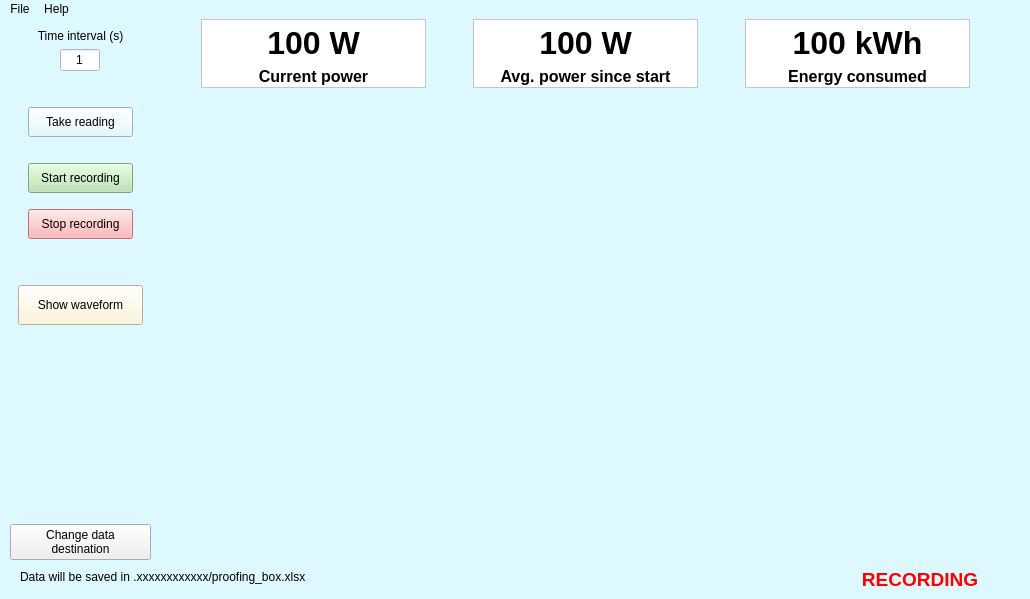
<?xml version="1.0" encoding="UTF-8"?>
<ui version="4.0">
 <class>MainWindow</class>
 <widget class="QMainWindow" name="MainWindow">
  <property name="geometry">
   <rect>
    <x>0</x>
    <y>0</y>
    <width>1030</width>
    <height>599</height>
   </rect>
  </property>
  <property name="windowTitle">
   <string>Energy meter</string>
  </property>
  <property name="styleSheet">
   <string notr="true">background-color: rgb(222, 248, 255);</string>
  </property>
  <widget class="QWidget" name="centralwidget">
   <widget class="QLabel" name="rec_label">
    <property name="geometry">
     <rect>
      <x>820</x>
      <y>550</y>
      <width>200</width>
      <height>21</height>
     </rect>
    </property>
    <property name="minimumSize">
     <size>
      <width>100</width>
      <height>0</height>
     </size>
    </property>
    <property name="font">
     <font>
      <pointsize>14</pointsize>
      <bold>true</bold>
     </font>
    </property>
    <property name="styleSheet">
     <string notr="true">color: rgb(255, 0, 0);</string>
    </property>
    <property name="text">
     <string>RECORDING</string>
    </property>
    <property name="alignment">
     <set>Qt::AlignCenter</set>
    </property>
   </widget>
   <widget class="QWidget" name="verticalLayoutWidget_2">
    <property name="geometry">
     <rect>
      <x>160</x>
      <y>0</y>
      <width>851</width>
      <height>541</height>
     </rect>
    </property>
    <layout class="QVBoxLayout" name="main_verticalLayout">
     <item>
      <layout class="QHBoxLayout" name="readout_horizontalLayout">
       <item>
        <widget class="QFrame" name="current_power_frame">
         <property name="sizePolicy">
          <sizepolicy hsizetype="Fixed" vsizetype="Fixed">
           <horstretch>0</horstretch>
           <verstretch>0</verstretch>
          </sizepolicy>
         </property>
         <property name="minimumSize">
          <size>
           <width>225</width>
           <height>60</height>
          </size>
         </property>
         <property name="maximumSize">
          <size>
           <width>150</width>
           <height>16777215</height>
          </size>
         </property>
         <property name="styleSheet">
          <string notr="true">background-color: rgb(255, 255, 255);</string>
         </property>
         <property name="frameShape">
          <enum>QFrame::Shape::StyledPanel</enum>
         </property>
         <property name="frameShadow">
          <enum>QFrame::Shadow::Raised</enum>
         </property>
         <layout class="QVBoxLayout" name="verticalLayout_8">
          <property name="leftMargin">
           <number>5</number>
          </property>
          <property name="topMargin">
           <number>5</number>
          </property>
          <property name="rightMargin">
           <number>5</number>
          </property>
          <property name="bottomMargin">
           <number>1</number>
          </property>
          <item>
           <layout class="QVBoxLayout" name="currPow_verticalLayout">
            <property name="spacing">
             <number>6</number>
            </property>
            <item>
             <widget class="QLabel" name="currentPower">
              <property name="font">
               <font>
                <family>Arial</family>
                <pointsize>24</pointsize>
                <bold>true</bold>
               </font>
              </property>
              <property name="text">
               <string>100 W</string>
              </property>
              <property name="alignment">
               <set>Qt::AlignCenter</set>
              </property>
             </widget>
            </item>
            <item>
             <widget class="QLabel" name="label_4">
              <property name="font">
               <font>
                <pointsize>12</pointsize>
                <bold>true</bold>
               </font>
              </property>
              <property name="text">
               <string>Current power</string>
              </property>
              <property name="alignment">
               <set>Qt::AlignCenter</set>
              </property>
             </widget>
            </item>
           </layout>
          </item>
         </layout>
        </widget>
       </item>
       <item>
        <widget class="QFrame" name="avg_power_frame">
         <property name="sizePolicy">
          <sizepolicy hsizetype="Fixed" vsizetype="Fixed">
           <horstretch>0</horstretch>
           <verstretch>0</verstretch>
          </sizepolicy>
         </property>
         <property name="minimumSize">
          <size>
           <width>225</width>
           <height>60</height>
          </size>
         </property>
         <property name="maximumSize">
          <size>
           <width>150</width>
           <height>16777215</height>
          </size>
         </property>
         <property name="styleSheet">
          <string notr="true">background-color: rgb(255, 255, 255);</string>
         </property>
         <property name="frameShape">
          <enum>QFrame::Shape::StyledPanel</enum>
         </property>
         <property name="frameShadow">
          <enum>QFrame::Shadow::Raised</enum>
         </property>
         <layout class="QVBoxLayout" name="verticalLayout_9">
          <property name="leftMargin">
           <number>5</number>
          </property>
          <property name="topMargin">
           <number>5</number>
          </property>
          <property name="rightMargin">
           <number>5</number>
          </property>
          <property name="bottomMargin">
           <number>1</number>
          </property>
          <item>
           <layout class="QVBoxLayout" name="avg_power_verticalLayout">
            <property name="spacing">
             <number>6</number>
            </property>
            <item>
             <widget class="QLabel" name="avgPower">
              <property name="font">
               <font>
                <family>Arial</family>
                <pointsize>24</pointsize>
                <bold>true</bold>
               </font>
              </property>
              <property name="text">
               <string>100 W</string>
              </property>
              <property name="alignment">
               <set>Qt::AlignCenter</set>
              </property>
             </widget>
            </item>
            <item>
             <widget class="QLabel" name="avg_Power_label">
              <property name="font">
               <font>
                <pointsize>12</pointsize>
                <bold>true</bold>
               </font>
              </property>
              <property name="text">
               <string>Avg. power since start</string>
              </property>
              <property name="alignment">
               <set>Qt::AlignCenter</set>
              </property>
             </widget>
            </item>
           </layout>
          </item>
         </layout>
        </widget>
       </item>
       <item>
        <widget class="QFrame" name="kWh_frame">
         <property name="sizePolicy">
          <sizepolicy hsizetype="Fixed" vsizetype="Fixed">
           <horstretch>0</horstretch>
           <verstretch>0</verstretch>
          </sizepolicy>
         </property>
         <property name="minimumSize">
          <size>
           <width>225</width>
           <height>60</height>
          </size>
         </property>
         <property name="maximumSize">
          <size>
           <width>150</width>
           <height>16777215</height>
          </size>
         </property>
         <property name="styleSheet">
          <string notr="true">background-color: rgb(255, 255, 255);</string>
         </property>
         <property name="frameShape">
          <enum>QFrame::Shape::StyledPanel</enum>
         </property>
         <property name="frameShadow">
          <enum>QFrame::Shadow::Raised</enum>
         </property>
         <layout class="QVBoxLayout" name="verticalLayout_10">
          <property name="leftMargin">
           <number>5</number>
          </property>
          <property name="topMargin">
           <number>5</number>
          </property>
          <property name="rightMargin">
           <number>5</number>
          </property>
          <property name="bottomMargin">
           <number>1</number>
          </property>
          <item>
           <layout class="QVBoxLayout" name="kWh_verticalLayout">
            <property name="spacing">
             <number>6</number>
            </property>
            <item>
             <widget class="QLabel" name="kWh">
              <property name="font">
               <font>
                <family>Arial</family>
                <pointsize>24</pointsize>
                <bold>true</bold>
               </font>
              </property>
              <property name="text">
               <string>100 kWh</string>
              </property>
              <property name="alignment">
               <set>Qt::AlignCenter</set>
              </property>
             </widget>
            </item>
            <item>
             <widget class="QLabel" name="kWh_label">
              <property name="font">
               <font>
                <pointsize>12</pointsize>
                <bold>true</bold>
               </font>
              </property>
              <property name="text">
               <string>Energy consumed</string>
              </property>
              <property name="alignment">
               <set>Qt::AlignCenter</set>
              </property>
             </widget>
            </item>
           </layout>
          </item>
         </layout>
        </widget>
       </item>
      </layout>
     </item>
     <item>
      <widget class="QFrame" name="plotholdingframe">
       <property name="minimumSize">
        <size>
         <width>0</width>
         <height>420</height>
        </size>
       </property>
       <property name="frameShape">
        <enum>QFrame::Shape::NoFrame</enum>
       </property>
       <property name="frameShadow">
        <enum>QFrame::Shadow::Raised</enum>
       </property>
       <layout class="QHBoxLayout" name="mainplot_layout">
        <property name="spacing">
         <number>3</number>
        </property>
        <property name="leftMargin">
         <number>3</number>
        </property>
        <property name="topMargin">
         <number>1</number>
        </property>
        <property name="rightMargin">
         <number>3</number>
        </property>
        <property name="bottomMargin">
         <number>3</number>
        </property>
       </layout>
      </widget>
     </item>
    </layout>
   </widget>
   <widget class="QWidget" name="verticalLayoutWidget">
    <property name="geometry">
     <rect>
      <x>10</x>
      <y>10</y>
      <width>141</width>
      <height>531</height>
     </rect>
    </property>
    <layout class="QVBoxLayout" name="sidePanel_verticalLayout">
     <item>
      <widget class="QLabel" name="TIme_interval_label">
       <property name="text">
        <string>Time interval (s)</string>
       </property>
       <property name="alignment">
        <set>Qt::AlignCenter</set>
       </property>
      </widget>
     </item>
     <item>
      <layout class="QHBoxLayout" name="horizontalLayout">
       <property name="spacing">
        <number>6</number>
       </property>
       <property name="sizeConstraint">
        <enum>QLayout::SizeConstraint::SetDefaultConstraint</enum>
       </property>
       <property name="topMargin">
        <number>0</number>
       </property>
       <item alignment="Qt::AlignHCenter">
        <widget class="QLineEdit" name="timeintervalBox">
         <property name="maximumSize">
          <size>
           <width>40</width>
           <height>16777215</height>
          </size>
         </property>
         <property name="styleSheet">
          <string notr="true">background-color: rgb(255, 255, 255);</string>
         </property>
         <property name="text">
          <string>1</string>
         </property>
         <property name="alignment">
          <set>Qt::AlignCenter</set>
         </property>
        </widget>
       </item>
      </layout>
     </item>
     <item>
      <spacer name="verticalSpacer">
       <property name="orientation">
        <enum>Qt::Orientation::Vertical</enum>
       </property>
       <property name="sizeType">
        <enum>QSizePolicy::Policy::Fixed</enum>
       </property>
       <property name="sizeHint" stdset="0">
        <size>
         <width>20</width>
         <height>30</height>
        </size>
       </property>
      </spacer>
     </item>
     <item alignment="Qt::AlignHCenter">
      <widget class="QPushButton" name="takeReading">
       <property name="minimumSize">
        <size>
         <width>105</width>
         <height>30</height>
        </size>
       </property>
       <property name="maximumSize">
        <size>
         <width>120</width>
         <height>500</height>
        </size>
       </property>
       <property name="text">
        <string>Take reading</string>
       </property>
      </widget>
     </item>
     <item>
      <spacer name="verticalSpacer_5">
       <property name="orientation">
        <enum>Qt::Orientation::Vertical</enum>
       </property>
       <property name="sizeType">
        <enum>QSizePolicy::Policy::Fixed</enum>
       </property>
       <property name="sizeHint" stdset="0">
        <size>
         <width>20</width>
         <height>20</height>
        </size>
       </property>
      </spacer>
     </item>
     <item alignment="Qt::AlignHCenter">
      <widget class="QPushButton" name="startButton">
       <property name="minimumSize">
        <size>
         <width>105</width>
         <height>30</height>
        </size>
       </property>
       <property name="maximumSize">
        <size>
         <width>120</width>
         <height>16777215</height>
        </size>
       </property>
       <property name="styleSheet">
        <string notr="true">QPushButton {
  background-color: rgb(183, 225, 174);
}
QPushButton:pressed {
  border-style: inset;
}</string>
       </property>
       <property name="text">
        <string>Start recording</string>
       </property>
      </widget>
     </item>
     <item>
      <spacer name="verticalSpacer_2">
       <property name="orientation">
        <enum>Qt::Orientation::Vertical</enum>
       </property>
       <property name="sizeType">
        <enum>QSizePolicy::Policy::Fixed</enum>
       </property>
       <property name="sizeHint" stdset="0">
        <size>
         <width>20</width>
         <height>10</height>
        </size>
       </property>
      </spacer>
     </item>
     <item alignment="Qt::AlignHCenter">
      <widget class="QPushButton" name="stopButton">
       <property name="minimumSize">
        <size>
         <width>105</width>
         <height>30</height>
        </size>
       </property>
       <property name="maximumSize">
        <size>
         <width>120</width>
         <height>16777215</height>
        </size>
       </property>
       <property name="styleSheet">
        <string notr="true">QPushButton {
    background-color: rgb(252, 162, 164);
}
QPushButton:pressed {
   border-style: inset;
}</string>
       </property>
       <property name="text">
        <string>Stop recording</string>
       </property>
      </widget>
     </item>
     <item>
      <spacer name="verticalSpacer_3">
       <property name="orientation">
        <enum>Qt::Orientation::Vertical</enum>
       </property>
       <property name="sizeType">
        <enum>QSizePolicy::Policy::Fixed</enum>
       </property>
       <property name="sizeHint" stdset="0">
        <size>
         <width>20</width>
         <height>40</height>
        </size>
       </property>
      </spacer>
     </item>
     <item alignment="Qt::AlignHCenter">
      <widget class="QPushButton" name="waveformButton">
       <property name="minimumSize">
        <size>
         <width>125</width>
         <height>40</height>
        </size>
       </property>
       <property name="maximumSize">
        <size>
         <width>130</width>
         <height>16777215</height>
        </size>
       </property>
       <property name="styleSheet">
        <string notr="true">background-color: rgb(255, 244, 209);</string>
       </property>
       <property name="text">
        <string>Show waveform</string>
       </property>
      </widget>
     </item>
     <item>
      <spacer name="verticalSpacer_4">
       <property name="orientation">
        <enum>Qt::Orientation::Vertical</enum>
       </property>
       <property name="sizeHint" stdset="0">
        <size>
         <width>20</width>
         <height>100</height>
        </size>
       </property>
      </spacer>
     </item>
     <item>
      <widget class="QPushButton" name="changeDataButton">
       <property name="maximumSize">
        <size>
         <width>150</width>
         <height>16777215</height>
        </size>
       </property>
       <property name="styleSheet">
        <string notr="true">background-color: rgb(240, 240, 240);</string>
       </property>
       <property name="text">
        <string>Change data
destination</string>
       </property>
      </widget>
     </item>
    </layout>
   </widget>
   <widget class="QLabel" name="dataSaveLabel">
    <property name="geometry">
     <rect>
      <x>20</x>
      <y>550</y>
      <width>821</width>
      <height>16</height>
     </rect>
    </property>
    <property name="text">
     <string>Data will be saved in .xxxxxxxxxxxx/proofing_box.xlsx</string>
    </property>
   </widget>
  </widget>
  <widget class="QMenuBar" name="menuBar">
   <property name="geometry">
    <rect>
     <x>0</x>
     <y>0</y>
     <width>1030</width>
     <height>20</height>
    </rect>
   </property>
   <widget class="QMenu" name="menuFile">
    <property name="title">
     <string>File</string>
    </property>
    <addaction name="actionExitButton"/>
   </widget>
   <widget class="QMenu" name="menuHelp">
    <property name="title">
     <string>Help</string>
    </property>
    <addaction name="actionAbout"/>
   </widget>
   <addaction name="menuFile"/>
   <addaction name="menuHelp"/>
  </widget>
  <action name="actionExit">
   <property name="text">
    <string>Exit</string>
   </property>
  </action>
  <action name="actionExitButton">
   <property name="text">
    <string>Exit</string>
   </property>
  </action>
  <action name="actionAbout">
   <property name="text">
    <string>About</string>
   </property>
  </action>
 </widget>
 <resources>
  <include location="../../Prooferator/bread_img.qrc"/>
 </resources>
 <connections/>
</ui>
